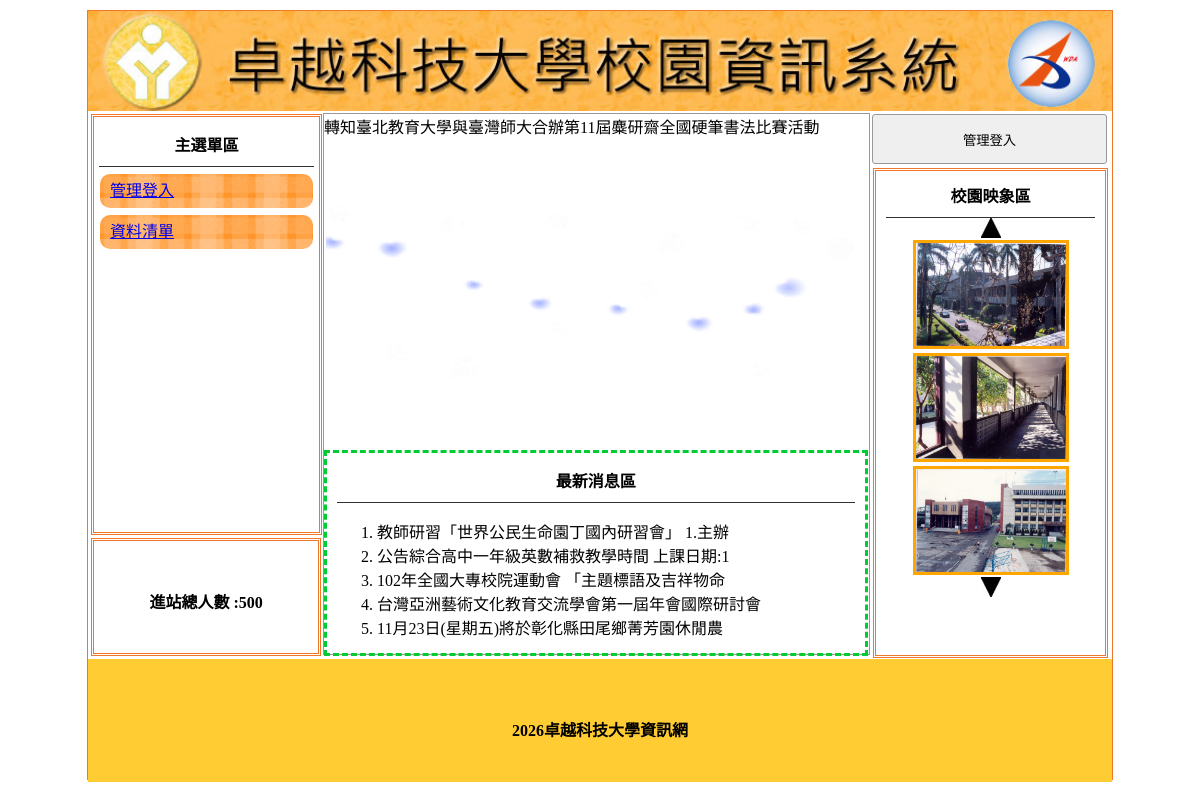
The page / on the database its author committed.
### tables this page shows
CREATE TABLE `title` (
  `id` int(10) UNSIGNED NOT NULL,
  `text` text NOT NULL,
  `img` text NOT NULL,
  `sh` int(1) UNSIGNED NOT NULL
);

CREATE TABLE `menu` (
  `id` int(10) UNSIGNED NOT NULL,
  `text` text DEFAULT NULL,
  `href` text DEFAULT NULL,
  `main_id` int(10) UNSIGNED NOT NULL,
  `sh` int(1) UNSIGNED NOT NULL
);

CREATE TABLE `total` (
  `id` int(10) UNSIGNED NOT NULL,
  `total` int(10) UNSIGNED NOT NULL
);

CREATE TABLE `ad` (
  `id` int(10) UNSIGNED NOT NULL,
  `text` text NOT NULL,
  `sh` int(1) UNSIGNED NOT NULL
);

CREATE TABLE `news` (
  `id` int(10) UNSIGNED NOT NULL,
  `text` text NOT NULL,
  `sh` int(1) UNSIGNED NOT NULL
);

CREATE TABLE `image` (
  `id` int(10) UNSIGNED NOT NULL,
  `img` text NOT NULL,
  `sh` int(1) UNSIGNED NOT NULL
);

CREATE TABLE `bottom` (
  `id` int(10) UNSIGNED NOT NULL,
  `bottom` text NOT NULL
);

### api/db.php (called while the page is built, shortened)
<?php
class DB{
private $dsn="mysql:host=localhost;dbname=db05;charset=utf8";
private $pdo;
private $table;
function __construct($table){
    $this->table=$table;
    $this->pdo=new PDO($this->dsn,"root",'');
}
function all(...$arg){
    $sql="select * from $this->table ";
    if(isset($arg[0])){
        if(is_array($arg[0])){
            $tmp=$this->arraytosql($arg[0]);
            $sql=$sql." where ".join(" AND " , $tmp);
        }else{
            $sql .= $arg[0];
        }
    }
    if(isset($arg[1])){
        $sql .= $arg[1];
    }
    return $this->pdo->query($sql)->fetchAll(PDO::FETCH_ASSOC);
}
function find($id){
    $sql="select * from $this->table ";
    if(is_array($id)){
        $tmp=$this->arraytosql($id);
        $sql=$sql." where ".join(" AND " , $tmp);
    }else{
        $sql .= " WHERE `id`='$id'";
    }
    return $this->pdo->query($sql)->fetch(PDO::FETCH_ASSOC);
}
private function arraytosql($array){
    $tmp=[];
    foreach($array as $key => $value){
        $tmp[]="`$key`='$value'";
    }
    return $tmp;
}
}
$Title=new DB('title');
$Ad=new DB('ad');
$Image=new DB('image');
$News=new DB('news');
$Menu=new DB('menu');
$Bottom=new DB('bottom');
$Total=new DB('total');
?>

### index.php (the view, shortened to what this page needs)
<?php include_once "./api/db.php"; ?>
<!DOCTYPE html
	PUBLIC "-//W3C//DTD XHTML 1.0 Transitional//EN" "http://www.w3.org/TR/xhtml1/DTD/xhtml1-transitional.dtd">
<html xmlns="http://www.w3.org/1999/xhtml">
<head>
	<link href="./css/css.css" rel="stylesheet" type="text/css">
</head>
<body>
	<div id="main">
		<a title="<?= $Title->find(['sh' => 1])['text']; ?>" href="index.php">
			<div class="ti"
				style="background:url(&#39;images/<?= $Title->find(['sh' => 1])['img']; ?>&#39;); background-size:cover;">
			</div>
		</a>
		<div id="ms">
			<div id="lf" style="float:left;">
				<div id="menuput" class="dbor">
					<span class="t botli">主選單區</span>
					<?php
					$mains = $Menu->all(['main_id' => 0]);
					foreach ($mains as $main) {
						echo "<a href='{$main['href']}'>";
						echo "<div class=mainmu>";
						echo $main['text'];
						echo "</div>";
						echo "</a>";
					}
					?>
				</div>
				<div class="dbor" style="margin:3px; width:95%; height:20%; line-height:100px;">
					<span class="t">進站總人數 :<?= $Total->find(1)['total']; ?></span>
				</div>
			</div>
			<?php
			$do = $_GET['do'] ?? 'main';
			$file = "./front/" . $do . ".php";
			if (file_exists($file)) {
				include $file;
			} else {
				include './front/main.php';
			}
			?>
			<div class="di di ad" style="height:540px; width: 23%; padding:0px; margin-left:22px; float:left; ">
				<?php
				if (isset($_SESSION['login'])):
				?>
				<button style="width:100%; margin-left:auto; margin-right:auto; margin-top:2px; height:50px;"
					onclick="lo(&#39;backend.php&#39;)">返回管理</button>
					<?php
					else:
					?>
				<button style="width:100%; margin-left:auto; margin-right:auto; margin-top:2px; height:50px;"
					onclick="lo(&#39;?do=login&#39;)">管理登入</button>
					<?php
					endif
					?>
				<div style="width:89%; height:480px;" class="dbor">
					<span class="t botli">校園映象區</span>
					<div class='cent' onclick="pp(1)">
						<img src="./icon/up.jpg" alt="">
					</div>
					<?php
					$images = $Image->all(['sh' => 1]);
					foreach ($images as $key => $image):
						?>
						<div class='cent im' id="ssaa<?= $key; ?>">
							<img src="./images/<?= $image['img']; ?>"
								style="width:150px;height:103px;border:3px solid orange;margin:2px;">
						</div>
						<?php
					endforeach;
					?>
					<div class='cent' onclick="pp(2)">
						<img src="./icon/dn.jpg" alt="">
					</div>
				</div>
			</div>
		</div>
		<div
			style="width:1024px; left:0px; position:relative; background:#FC3; margin-top:4px; height:123px; display:block;">
			<span class="t" style="line-height:123px;"><?= $Bottom->find(1)['bottom']; ?></span>
		</div>
	</div>
</body>
</html>

### front/main.php (shortened to what this page needs)
<div class="di"
    style="height:540px; border:#999 1px solid; width:53.2%; margin:2px 0px 0px 0px; float:left; position:relative; left:20px;">
    <marquee scrolldelay="120" direction="left" style="position:absolute; width:100%; height:40px;">
        <?php
        $ads = $Ad->all(['sh' => 1]);
        foreach ($ads as $ad) {
            echo $ad['text'];
        }
        ?>
    </marquee>
    <div style="height:32px; display:block;"></div>
    <div style="width:100%; padding:2px; height:290px;">
        <div id="mwww" loop="true" style="width:100%; height:100%;">
        </div>
    </div>
    <div
        style="width:95%; padding:2px; height:190px; margin-top:10px; padding:5px 10px 5px 10px; border:#0C3 dashed 3px; position:relative;">
        <span class="t botli">最新消息區
        </span>
        <ul class="ssaa" style="list-style-type:decimal;">
            <?php
            $news = $News->all(['sh' => 1], " limit 5");
            foreach ($news as $n) {
                echo "<li>";
                echo mb_substr($n['text'], 0, 25);
                echo "</li>";
            }
            ?>
        </ul>
    </div>
</div>

### css/css.css (style rules this page uses)
body { padding:0px; margin:0px; }
#main { width:1024px; height:768px; margin:10px auto 10px auto; border:#EE7728 1px solid; position:relative; }
.ti { width:100%; height:100px; position:relative; background-size:cover; background-repeat:no-repeat; }
.dbor { border:#EE7728 double 3px; margin:1px; padding:2px 10px 2px 10px; }
.t { font-weight:800; display:block; text-align:center; padding:10px 1px 10px 1px; }
.botli { border-bottom:#333 1px solid; }
.mainmu { position:relative; border-radius:10px; background:url(../icon/menu.fw.png) center no-repeat; background-size:cover; line-height:30px; padding:2px 10px 2px 10px; margin:7px 1px 7px 1px; }
#lf { height:540px; width:21%; display:inline-block; }
#menuput { width:100%; height:75%; position:relative; padding:5px; display:block; margin: 3px; }
.di { display:inline-block; }
.ad { margin:1px; padding:2px 10px 2px 10px; }
.cent { text-align:center; }
input,button { border:#999 1px solid; border-radius:3px; background:#EFEFEF; padding:5px; margin:3px; }

### rows shown on the page
title: img (picture)
menu: text "管理登入"
menu: text "資料清單"
total: total "500"
ad: text "轉知臺北教育大學與臺灣師大合辦第11屆麋研齋全國硬筆書法比賽活動"
news: text "教師研習「世界公民生命園丁國內研習會」 1.主辦"
news: text "公告綜合高中一年級英數補救教學時間 上課日期:1"
news: text "102年全國大專校院運動會 「主題標語及吉祥物命"
news: text "台灣亞洲藝術文化教育交流學會第一屆年會國際研討會"
news: text "11月23日(星期五)將於彰化縣田尾鄉菁芳園休閒農"
image: img (picture)
image: img (picture)
image: img (picture)
bottom: bottom "2026卓越科技大學資訊網"
